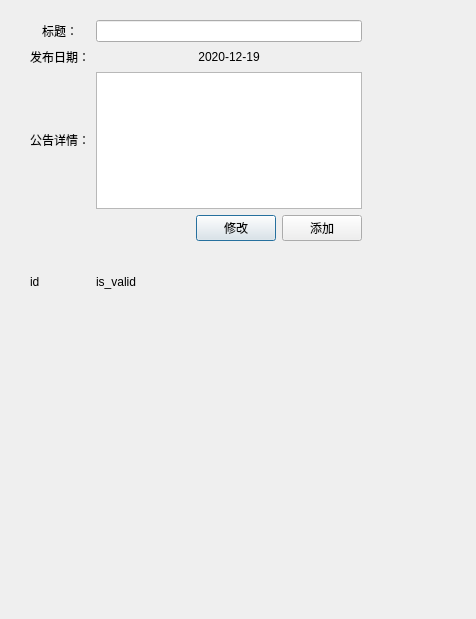
<?xml version="1.0" encoding="UTF-8"?>
<ui version="4.0">
 <class>Note_Detail_Win</class>
 <widget class="QDialog" name="Note_Detail_Win">
  <property name="geometry">
   <rect>
    <x>0</x>
    <y>0</y>
    <width>476</width>
    <height>619</height>
   </rect>
  </property>
  <property name="windowTitle">
   <string>Dialog</string>
  </property>
  <widget class="QWidget" name="gridLayoutWidget">
   <property name="geometry">
    <rect>
     <x>30</x>
     <y>20</y>
     <width>421</width>
     <height>581</height>
    </rect>
   </property>
   <layout class="QGridLayout" name="gridLayout" rowstretch="0,0,0,2,0,1">
    <property name="sizeConstraint">
     <enum>QLayout::SetFixedSize</enum>
    </property>
    <property name="bottomMargin">
     <number>8</number>
    </property>
    <item row="3" column="1">
     <widget class="QTextEdit" name="l_detail"/>
    </item>
    <item row="5" column="0">
     <widget class="QLabel" name="l_id">
      <property name="text">
       <string>id</string>
      </property>
     </widget>
    </item>
    <item row="5" column="1">
     <widget class="QLabel" name="l_is_valid">
      <property name="text">
       <string>is_valid</string>
      </property>
     </widget>
    </item>
    <item row="4" column="1">
     <layout class="QHBoxLayout" name="horizontalLayout" stretch="1,1">
      <property name="sizeConstraint">
       <enum>QLayout::SetDefaultConstraint</enum>
      </property>
      <property name="leftMargin">
       <number>100</number>
      </property>
      <item>
       <widget class="QPushButton" name="pushButton">
        <property name="sizePolicy">
         <sizepolicy hsizetype="Fixed" vsizetype="Fixed">
          <horstretch>0</horstretch>
          <verstretch>0</verstretch>
         </sizepolicy>
        </property>
        <property name="text">
         <string>修改</string>
        </property>
       </widget>
      </item>
      <item>
       <widget class="QPushButton" name="pushButton_2">
        <property name="sizePolicy">
         <sizepolicy hsizetype="Fixed" vsizetype="Fixed">
          <horstretch>0</horstretch>
          <verstretch>0</verstretch>
         </sizepolicy>
        </property>
        <property name="text">
         <string>添加</string>
        </property>
       </widget>
      </item>
     </layout>
    </item>
    <item row="1" column="0">
     <widget class="QLabel" name="label">
      <property name="text">
       <string>标题：</string>
      </property>
      <property name="alignment">
       <set>Qt::AlignCenter</set>
      </property>
     </widget>
    </item>
    <item row="2" column="1">
     <widget class="QLabel" name="l_date">
      <property name="maximumSize">
       <size>
        <width>338</width>
        <height>16777215</height>
       </size>
      </property>
      <property name="text">
       <string>2020-12-19</string>
      </property>
      <property name="alignment">
       <set>Qt::AlignCenter</set>
      </property>
     </widget>
    </item>
    <item row="2" column="0">
     <widget class="QLabel" name="label_3">
      <property name="text">
       <string>发布日期：</string>
      </property>
      <property name="alignment">
       <set>Qt::AlignCenter</set>
      </property>
     </widget>
    </item>
    <item row="3" column="0">
     <widget class="QLabel" name="label_2">
      <property name="sizePolicy">
       <sizepolicy hsizetype="Preferred" vsizetype="Fixed">
        <horstretch>0</horstretch>
        <verstretch>0</verstretch>
       </sizepolicy>
      </property>
      <property name="text">
       <string>公告详情：</string>
      </property>
      <property name="alignment">
       <set>Qt::AlignHCenter|Qt::AlignTop</set>
      </property>
      <property name="margin">
       <number>0</number>
      </property>
     </widget>
    </item>
    <item row="1" column="1">
     <widget class="QLineEdit" name="l_title"/>
    </item>
   </layout>
  </widget>
 </widget>
 <resources/>
 <connections/>
</ui>
